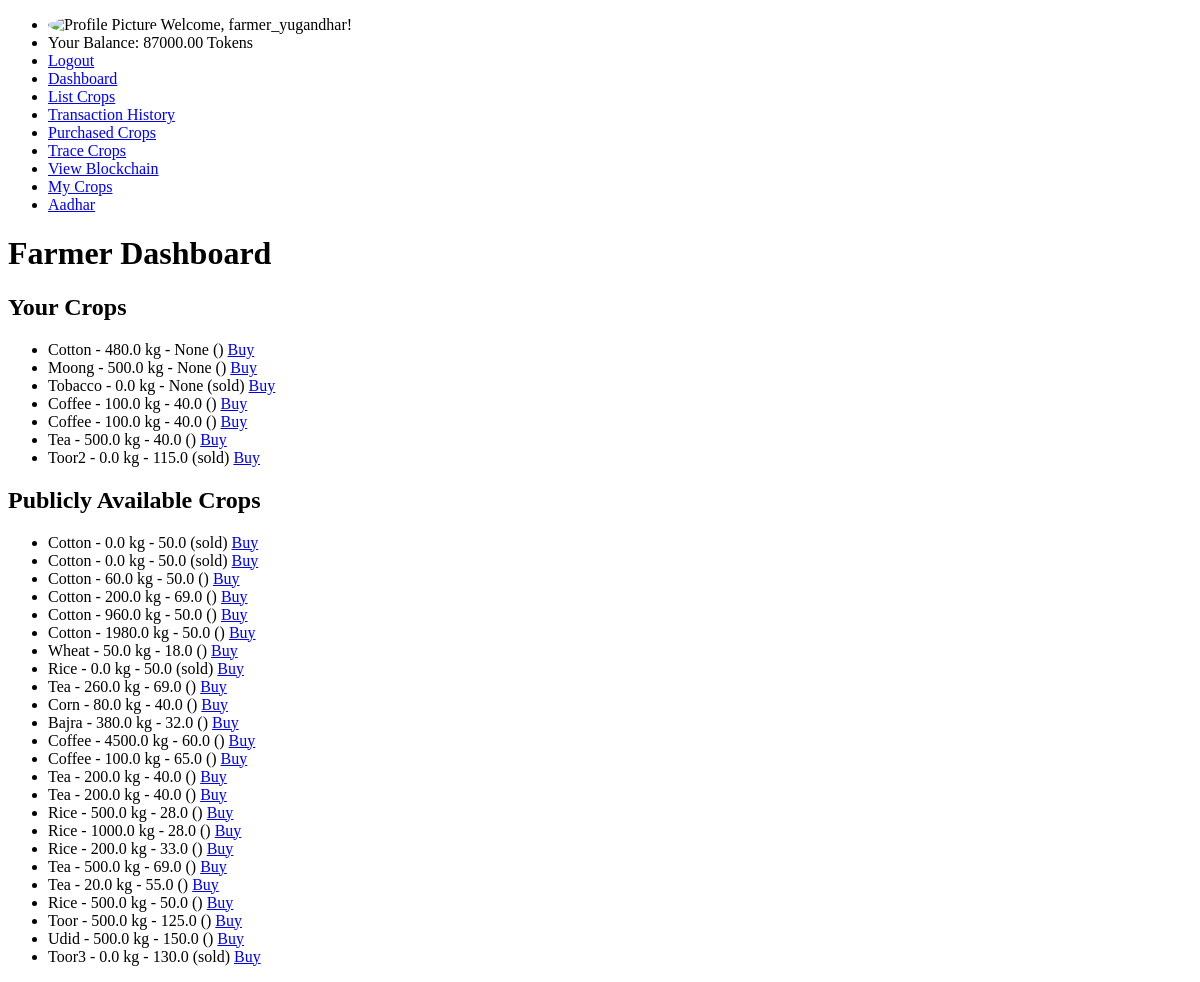
Page /dashboard/ (signed in) on the earlier database version.
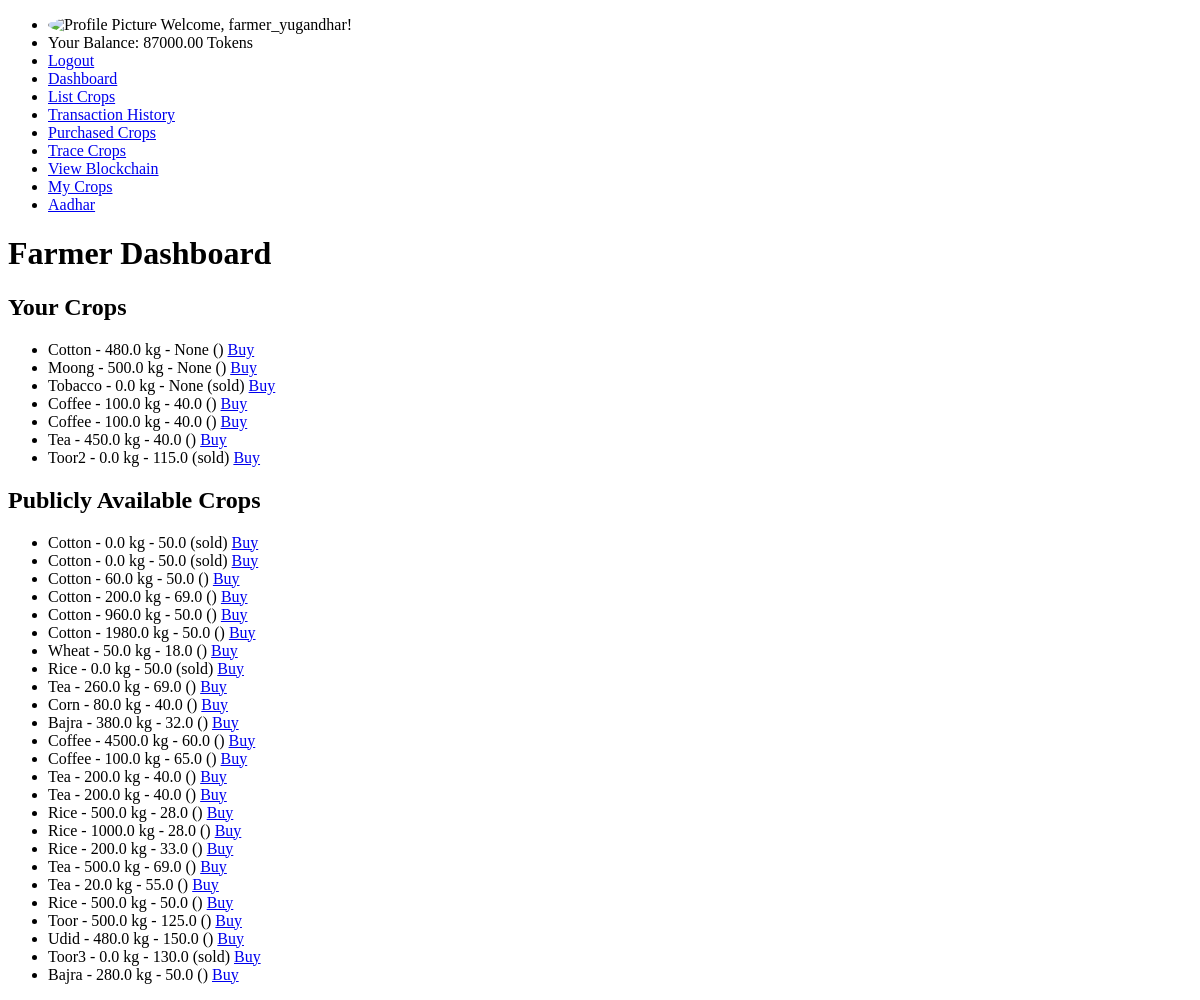
Same page on the later database version.
### supply_chain/models.py (models this page shows, shortened)
class Crop(models.Model):
    name = models.CharField(max_length=100)
    quantity = models.FloatField()
    price = models.FloatField()  # Price for public visibility
    specific_user_price = models.FloatField(blank=True, null=True)  # Price for specific users
    current_owner = models.ForeignKey(settings.AUTH_USER_MODEL, on_delete=models.CASCADE, related_name='owned_crops')
    status = models.CharField(max_length=20, choices=[('listed', 'Listed'), ('sold', 'Sold')])
    current_stage = models.CharField(max_length=100, default='Listed by Farmer')
    transaction_hash = models.CharField(max_length=64, blank=True, null=True)
    allowed_users = models.ManyToManyField(settings.AUTH_USER_MODEL, related_name='allowed_crops', blank=True)
    visibility = models.CharField(max_length=10, choices=[('public', 'Public'), ('private', 'Private')], default='public')
    price_in_tokens = models.FloatField(blank=True, null=True, help_text='Optional: Price in tokens for the crop.')
    token_currency_enabled = models.BooleanField(default=False, help_text='Is token currency enabled for this crop?')

class UserSpecificCrop(models.Model):
    crop = models.ForeignKey(Crop, on_delete=models.CASCADE, related_name='user_specifics')
    user = models.ForeignKey(settings.AUTH_USER_MODEL, on_delete=models.CASCADE)
    specific_price = models.FloatField(null=True, blank=True)  # Price specific to this user
    allowed = models.BooleanField(default=False)  # Whether this user can see the crop

### supply_chain/views.py (the view, shortened to what this page needs)
# urls.py: path('', RedirectView.as_view(url='/dashboard/')),  # Redirect root URL to dashboard
@login_required
def dashboard(request):
    user = request.user
    all_user_specific_crops = UserSpecificCrop.objects.all()
    not_allowed_crops = UserSpecificCrop.objects.filter(user=user, allowed=False)
    if user.role == 'FARMER':
        user_crops = Crop.objects.filter(allowed_users=user)
        public_crops = Crop.objects.filter(visibility='public')
        return render(request, 'farmer_dashboard.html', {'user_crops': user_crops, 'public_crops': public_crops,'all_user_specifics': all_user_specific_crops,'not_allowed_crops': not_allowed_crops})
    elif user.role == 'CONSUMER':
        public_crops = Crop.objects.filter(visibility='public')
        user_crops = Crop.objects.filter(allowed_users=user)
        return render(request, 'consumer_dashboard.html', {'user_crops': user_crops,'public_crops': public_crops,'all_user_specifics': all_user_specific_crops,'not_allowed_crops': not_allowed_crops})
    else:
        return redirect('list_crops')

### supply_chain/context_processors.py (called while the page is built)
def user_info(request):
    if request.user.is_authenticated:
        profile_picture_url = request.user.profile_picture.url if hasattr(request.user, 'profile_picture') and request.user.profile_picture else 'default_profile.png'
        return {
            'profile_name': request.user.username,
            'dp_url': profile_picture_url,
            'available_tokens': getattr(request.user, 'balance', 0),  # Assuming token_balance is an attribute of CustomUser
        }
    return {}

### supply_chain/templates/farmer_dashboard.html
{% extends 'base.html' %}
{% block content %}
<h1>Farmer Dashboard</h1>
<h2>Your Crops</h2>
<ul>
    {% for crop in user_crops %}
        <li>{{ crop.name }} - {{ crop.quantity }} kg - {{ crop.specific_user_price}} ({{ crop.status }})
            <a href="{% url 'buy_crops' crop.id %}">Buy</a>
        </li>
    {% empty %}
        <li>No crops listed yet.</li>
    {% endfor %}
</ul>
<h2>Publicly Available Crops</h2>
<ul>
    {% for crop in public_crops %}
        <li>{{ crop.name }} - {{ crop.quantity }} kg - {{ crop.price }} ({{ crop.status }})
            <a href="{% url 'buy_crops' crop.id %}">Buy</a>
        </li>
    {% empty %}
        <li>No public crops available.</li>
    {% endfor %}
    {% for crop in not_allowed_crops %}
        <li>{{ crop.crop.name }} - {{ crop.crop.quantity }} kg - {{ crop.crop.price }}  ({{ crop.crop.status }})
            <a href="{% url 'buy_crops' crop.crop.id %}">Buy</a>
        </li>
    {% empty %}
        <li>No crops found where you are not allowed.</li>
    {% endfor %}
</ul>
{% endblock %}

Differences in the rows shown:
changed Crop (number 6 of 30 on the later page): quantity "500.0" → "450.0"
changed Crop "Udid": quantity "500.0" → "480.0"
added UserSpecificCrop: crop.name "Bajra", crop.quantity "280.0", crop.price "50.0"
